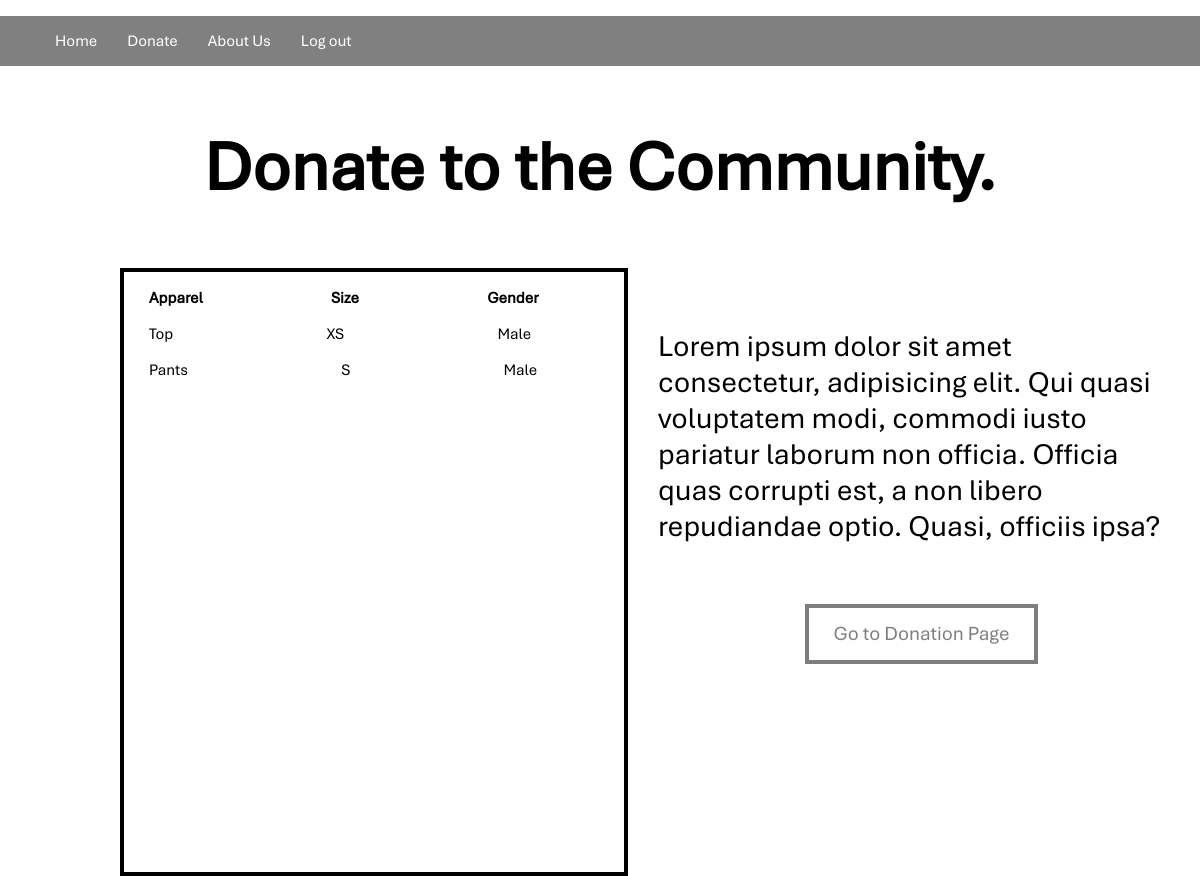
/ClothesST.php, run on the app's committed database.
### tables this page shows
CREATE TABLE `clothes` (
  `clothes_id` int NOT NULL,
  `apparel` varchar(255) NOT NULL,
  `size` varchar(3) NOT NULL,
  `gender` varchar(6) NOT NULL,
  `donator_id` int NOT NULL
);

### DATABASE FILE PHPMYADMIN/Process/db_connect.php (called while the page is built, shortened)
<?php
class Database {
    private $servername = "localhost";
    private $username = "root";
    private $password = "";
    private $dbname = "cii";
    public function __construct() {
        $this->conn = new mysqli($this->servername, $this->username, $this->password, $this->dbname);
    }
}
?>

### Showdonation.php (the view, shortened to what this page needs)
<?php
include_once 'Process/db_connect.php';
class Donation {
    private $conn;
    public function __construct() {
        $db = new Database();
        $this->conn = $db->conn;
    }
    public function displayClothesDonations() {
        $sql = "SELECT * FROM clothes";
        $result = $this->conn->query($sql);
        echo '<p>
        <span style="margin-left: 25px; margin-right: 125px; font-weight: bold;">Apparel</span>
        <span style="margin-right: 125px; font-weight: bold;">Size</span>
        <span style="font-weight: bold;">Gender</span>
        </p>';
        if ($result && $result->num_rows > 0) {
            while ($row = $result->fetch_assoc()) {
                echo '<p>
                    <span style="margin-left: 25px; margin-right: 150px;">' . htmlspecialchars($row['apparel']) . '</span>
                    <span style="margin-right: 150px;">' . htmlspecialchars($row['size']) . '</span>
                    <span>' . htmlspecialchars($row['gender']) . '</span>
                    </p>';
            }
        } else {
            echo '<p>No clothes found.</p>';
        }
    }
}
$donation = new Donation();
if ($_SERVER['REQUEST_METHOD'] == "GET") {
    if (basename($_SERVER['PHP_SELF']) == "FoodST.php") {
        $donation->displayFoodDonations();
    }
    elseif (basename($_SERVER['PHP_SELF']) == "ClothesST.php") {
        $donation->displayClothesDonations();
    }
    elseif (basename($_SERVER['PHP_SELF']) == "MoneyST.php") {
        $donation->displayMoneyDonations();
    }
}
?>

### CC2.css (style rules this page uses)
body { font-family: Aptos; font-style: normal; margin: 0px; }

### data on the page
clothes: apparel "Top", size "XS", gender "Male"
clothes: apparel "Pants", size "S", gender "Male"
